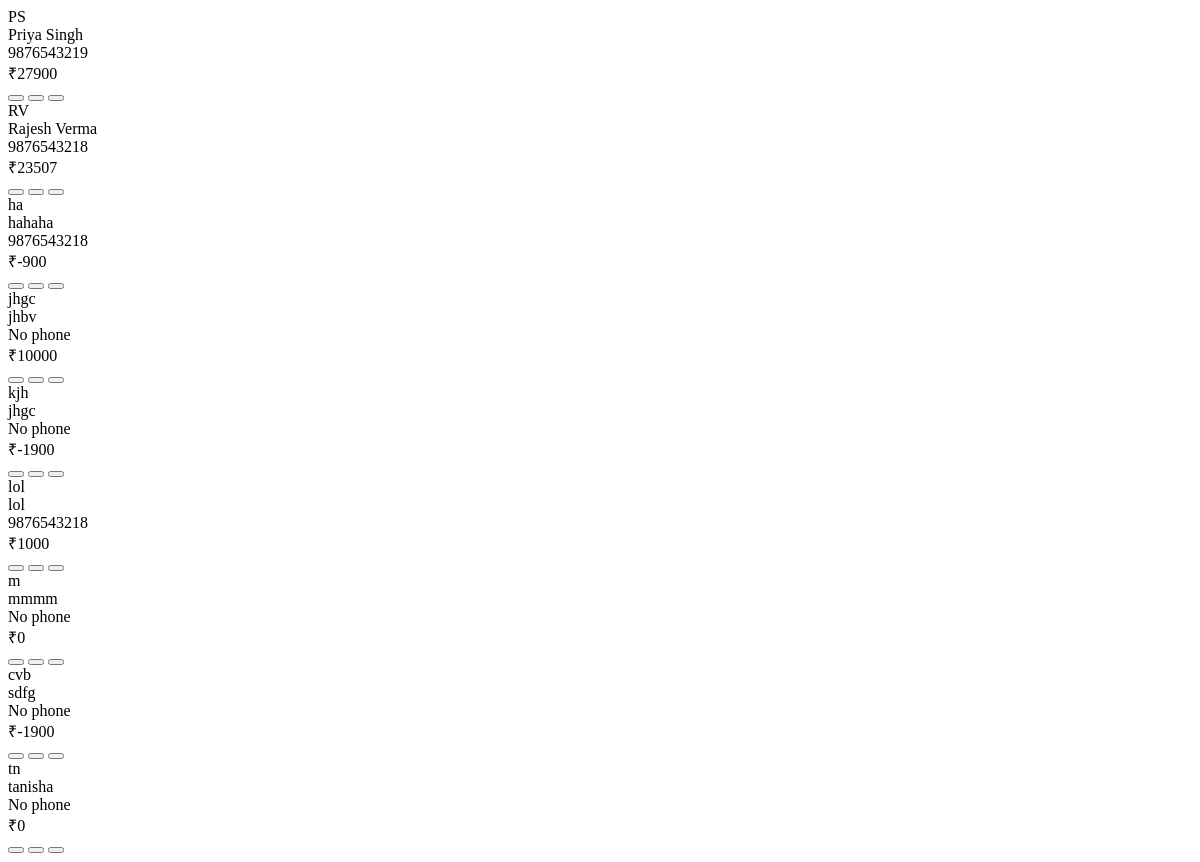
Page /person/search (signed in) on the earlier database version.
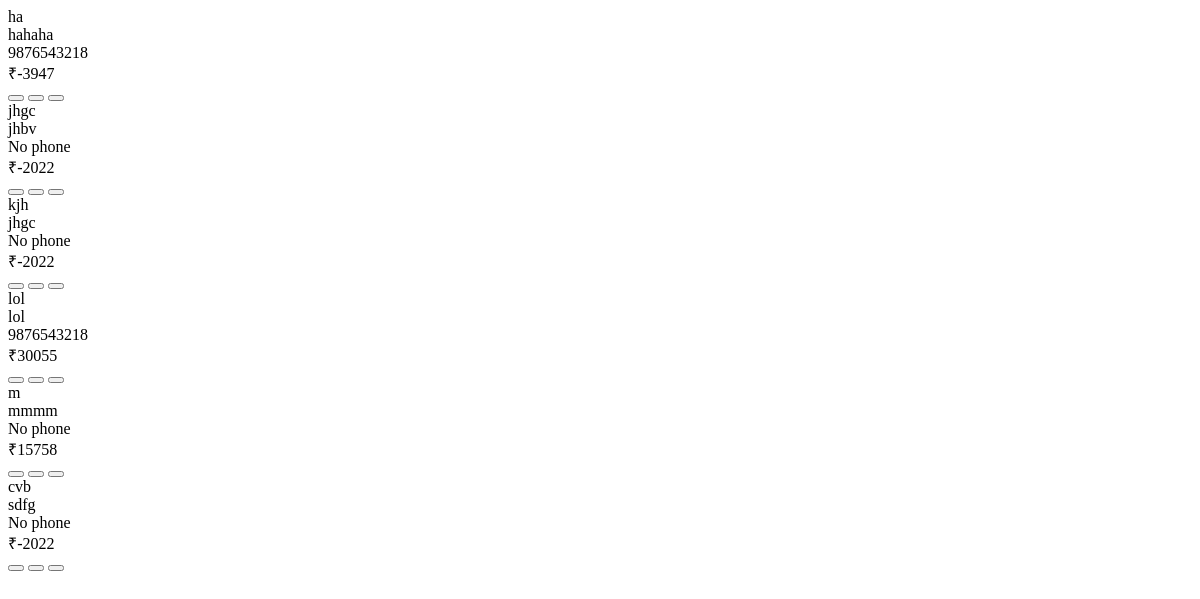
Same page on the later database version.
### app/models/person.py (models this page shows, shortened)
class Person(db.Model):
    __tablename__ = 'persons'
    id = db.Column(db.Integer, primary_key=True)
    user_id = db.Column(db.Integer, db.ForeignKey('users.id'), nullable=False, index=True)
    name = db.Column(db.String(80), nullable=False)
    short_name = db.Column(db.String(20), nullable=False)
    phone = db.Column(db.String(20), nullable=True)
    phone2 = db.Column(db.String(20), nullable=True)
    opening_balance = db.Column(db.Float, default=0.0, nullable=True)
    created_at = db.Column(db.DateTime, default=datetime.utcnow)
    __table_args__ = (
        db.UniqueConstraint('user_id', 'name',       name='uq_person_user_name'),
        db.UniqueConstraint('user_id', 'short_name', name='uq_person_user_short_name'),
    )
    payments = db.relationship(
        'Payment',
        backref='person',
        cascade='all, delete-orphan',
        passive_deletes=True
    )
    ledger_entries = db.relationship(
        'LedgerEntry',
        back_populates='person',
        cascade='all, delete-orphan'
    )
    transactions = db.relationship(
        'Transaction',
        back_populates='person',
        cascade='all, delete-orphan'
    )

### app/routes/person.py (the view, shortened to what this page needs)
@person_bp.route('/search')
@login_required
def search_persons():
    query = request.args.get('q', '').strip()
    sort_order = request.args.get('sort', 'name_asc')
    latest_id_subq = (
        db.session.query(
            LedgerEntry.person_id,
            func.max(LedgerEntry.id).label('max_id')
        )
        .group_by(LedgerEntry.person_id)
        .subquery()
    )
    latest_balance_subq = (
        db.session.query(
            LedgerEntry.person_id,
            LedgerEntry.balance.label('latest_balance')
        )
        .join(
            latest_id_subq,
            (LedgerEntry.person_id == latest_id_subq.c.person_id) &
            (LedgerEntry.id == latest_id_subq.c.max_id)
        )
        .subquery()
    )
    q = db.session.query(
        Person,
        latest_balance_subq.c.latest_balance
    ).outerjoin(
        latest_balance_subq,
        Person.id == latest_balance_subq.c.person_id
    ).filter(
        Person.user_id == current_user.id   # ✅ THIS WAS MISSING
    )
    if sort_order == 'name_asc':
        q = q.order_by(Person.name.asc())
    elif sort_order == 'balance_asc':
        q = q.order_by(
            latest_balance_subq.c.latest_balance.asc().nulls_last(),
            Person.name.asc()
        )
    elif sort_order == 'balance_desc':
        q = q.order_by(
            latest_balance_subq.c.latest_balance.desc().nulls_last(),
            Person.name.asc()
        )
    results = q.all()
    persons = []
    for person, balance in results:
        person.current_balance = float(balance or person.opening_balance or 0.0)
        persons.append(person)
    return render_template('person/list_card_partial.html', persons=persons)

### templates/person/list_card_partial.html (shortened to what this page needs)
{% if persons %}
    {% for person in persons %}
    <div class="person-item" id="person-{{ person.id }}"
        onclick="location.href='{{ url_for('ledger.person_ledger', person_id=person.id) }}'"
        style="cursor:pointer;"
        data-name="{{ person.name }}"
        data-phone="{{ (person.phone or '') ~ ' ' ~ (person.phone2 or '') }}"
        data-balance="{{ person.current_balance }}">
        <div class="person-item-main">
            <div class="person-badge">{{ person.short_name }}</div>
            <div class="person-name">{{ person.name }}</div>
            <div class="person-meta">
                {% if person.phone %}
                <div class="person-meta-item">
                    <span>{{ person.phone }}</span>
                </div>
                {% endif %}
                {% if not person.phone and not person.phone2 %}
                <div class="person-meta-item" style="color: var(--text-muted);">
                    <span>No phone</span>
                </div>
                {% endif %}
            </div>
        </div>
        <div class="person-item-actions">
            <div class="balance-badge {{ 'positive' if person.current_balance >= 0 else 'negative' }}">
                ₹{{ "%.0f"|format(person.current_balance) }}
            </div>
            <div class="action-buttons">
                <button class="btn"
                    onclick="event.stopPropagation(); location.href='{{ url_for('ledger.person_ledger', person_id=person.id) }}'"
                    title="View Ledger">
                </button>
                <button class="btn"
                    onclick="event.stopPropagation(); location.href='{{ url_for('person.edit_person', id=person.id) }}'"
                    title="Edit">
                </button>
                <button class="btn"
                    onclick="event.stopPropagation(); confirmDelete({{ person.id }})"
                    title="Delete">
                </button>
            </div>
        </div>
    </div>
    {% endfor %}
{% endif %}

Differences in the rows shown:
removed Person: short_name "PS", name "Priya Singh", phone "9876543219", current_balance "27900"
removed Person: short_name "RV", name "Rajesh Verma", phone "9876543218", current_balance "23507"
removed Person: short_name "tn", name "tanisha", phone "No phone", current_balance "0"
computed for Person "ha": current_balance "-900" → "-3947"
computed for Person "jhbv": current_balance "10000" → "-2022"
computed for Person "kjh": current_balance "-1900" → "-2022"
computed for Person "lol": current_balance "1000" → "30055"
computed for Person "mmmm": current_balance "0" → "15758"
changed Person "cvb": current_balance "-1900" → "-2022"
